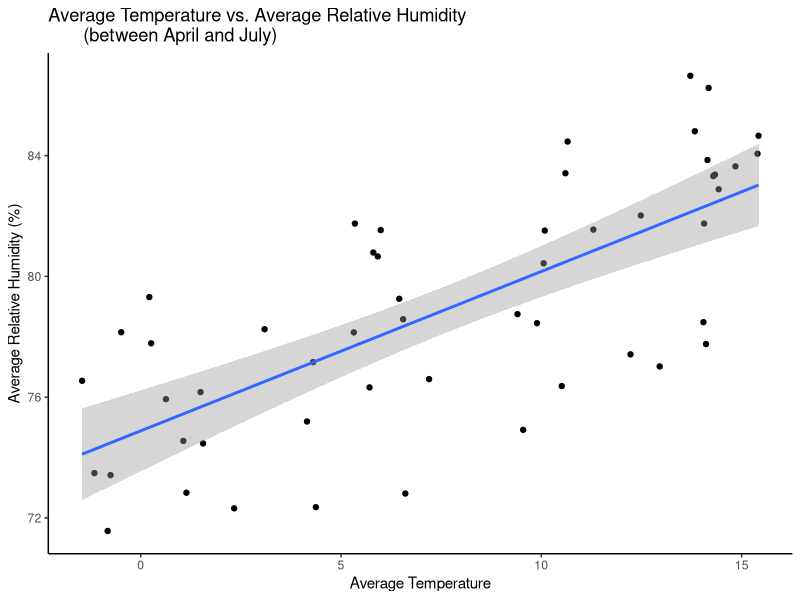

Generate this figure with R:
## ---- chunk 1
library(dplyr)
library(tidyverse)
library(lubridate)
## ---- chunk 2
mingan_flower_data <- read_csv("mingan_flower_data.csv")
head(mingan_flower_data)

mingan_weather_data <- read_csv("mingan_weather_data.csv")
head(mingan_weather_data)
## ---- chunk 3
#make columns with year, month, day
dmy_weather<-mingan_weather_data %>%
mutate(date=dmy(date),
  year=lubridate::year(date),
  month=lubridate::month(date),
  day=lubridate::day(date))
dmy_weather
## ---- chunk 4
#make column with average humidity for each month (between April and July) for each year
avg_weather <- dmy_weather%>%
  filter(month >= 4 & month <= 7 & !is.na(avg_relative_humidity) & 
           !is.na(avg_temperature)) %>% 
  group_by(month, year) %>%
  summarise(mean_avg_relative_humidity=mean(avg_relative_humidity),
            mean_avg_temp=mean(avg_temperature))
avg_weather
## ---- chunk 5
#plot average temperature vs. average relative humidity (between April and July)
avg_weather %>%
  ggplot(aes(x=mean_avg_temp,y=mean_avg_relative_humidity))+
  geom_point() + geom_smooth(method = lm) + theme_classic()+
  labs(title = "Average Temperature vs. Average Relative Humidity 
       (between April and July)", 
       x = "Average Temperature", y = "Average Relative Humidity (%)")
## ---- chunk 6
# Running a correlation test between average temperature and average relative humidity
cor.test(avg_weather$mean_avg_relative_humidity, avg_weather$mean_avg_temp)
